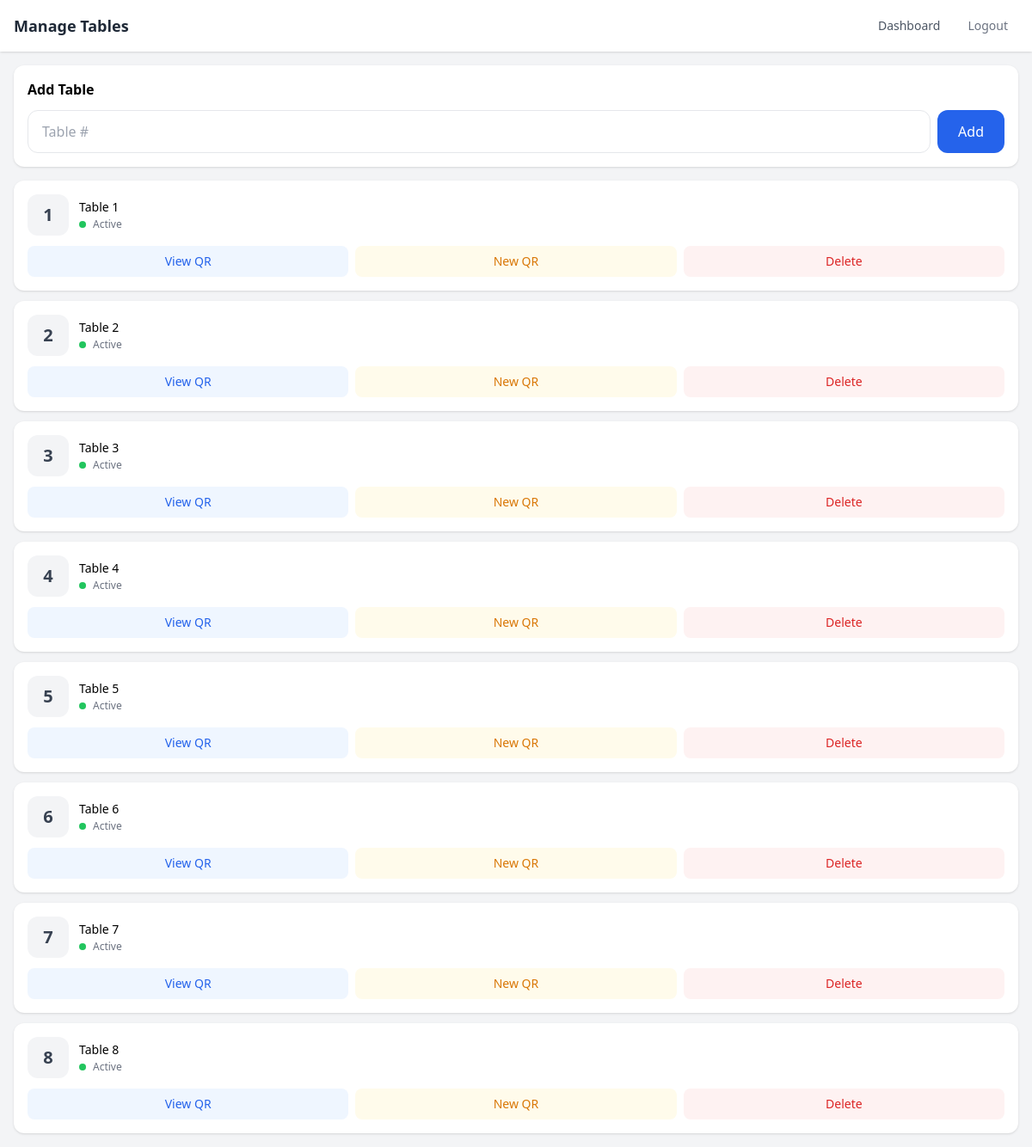
Page /admin/tables (signed in) on the committed database.
### app/models/table.py (models this page shows, shortened)
class Table(db.Model):
    __tablename__ = "tables"
    id = db.Column(db.Integer, primary_key=True)
    table_number = db.Column(db.Integer, unique=True, nullable=False)
    qr_token = db.Column(db.String(64), unique=True, nullable=False, index=True)
    is_active = db.Column(db.Boolean, default=True)
    waiter_called = db.Column(db.Boolean, default=False)
    orders = db.relationship("Order", backref="table", lazy="dynamic")

### app/blueprints/admin/routes.py (the view)
@admin_bp.route("/tables", methods=["GET", "POST"])
@login_required
@admin_required
def tables():
    form = TableForm()
    if form.validate_on_submit():
        table = create_table_with_qr(form.table_number.data)
        flash(f"Table {table.table_number} created with QR code", "success")
        return redirect(url_for("admin.tables"))
    tables = Table.query.order_by(Table.table_number).all()
    return render_template("admin/tables.html", tables=tables, form=form)

### app/blueprints/admin/forms.py
class TableForm(FlaskForm):
    table_number = IntegerField("Table Number", validators=[DataRequired(), NumberRange(min=1)])

### app/blueprints/admin/routes.py (called while the page is built)
def admin_required(f):
    @wraps(f)
    def decorated_function(*args, **kwargs):
        if not current_user.is_authenticated or current_user.role != "admin":
            abort(403)
        return f(*args, **kwargs)
    return decorated_function

### app/models/staff_user.py (called while the page is built)
@login_manager.user_loader
def load_user(user_id):
    return StaffUser.query.get(int(user_id))

### app/templates/admin/tables.html (shortened to what this page needs)
{% extends "base.html" %}
{% block content %}
<div class="min-h-screen bg-gray-100">
    <nav class="bg-white shadow safe-area-top">
        <div class="px-4 py-3 flex items-center justify-between">
            <h1 class="text-lg font-bold text-gray-800">Manage Tables</h1>
            <div class="flex items-center gap-2">
                <a href="/admin/" class="text-gray-600 text-sm px-3 py-2">Dashboard</a>
                <a href="/admin/logout" class="text-gray-500 text-sm px-3 py-2">Logout</a>
            </div>
        </div>
    </nav>
    <main class="px-4 py-4">
        <div class="bg-white rounded-xl shadow p-4 mb-4">
            <h2 class="text-base font-bold mb-3">Add Table</h2>
            <form method="POST" class="flex gap-2">
                {{ form.table_number(placeholder="Table #", class="flex-1 px-4 py-3 border rounded-xl focus:outline-none focus:ring-2 focus:ring-blue-500") }}
                <button type="submit" class="bg-blue-600 text-white px-6 py-3 rounded-xl font-medium active:bg-blue-700 active:scale-95 transition-all">
                    Add
                </button>
            </form>
        </div>
        <div class="space-y-3">
            {% for table in tables %}
            <div class="bg-white rounded-xl shadow p-4">
                <div class="flex items-center justify-between mb-3">
                    <div class="flex items-center gap-3">
                        <div class="w-12 h-12 bg-gray-100 rounded-xl flex items-center justify-center">
                            <span class="text-xl font-bold text-gray-700">{{ table.table_number }}</span>
                        </div>
                        <div>
                            <p class="font-medium text-sm">Table {{ table.table_number }}</p>
                            <div class="flex items-center gap-2 mt-0.5">
                                <span class="w-2 h-2 rounded-full {{ 'bg-green-500' if table.is_active else 'bg-red-500' }}"></span>
                                <span class="text-xs text-gray-500">{{ 'Active' if table.is_active else 'Inactive' }}</span>
                            </div>
                        </div>
                    </div>
                </div>
                <div class="flex gap-2">
                    <a href="/admin/tables/{{ table.id }}/qr"
                        class="flex-1 bg-blue-50 text-blue-600 py-2 rounded-lg text-sm font-medium text-center active:bg-blue-100 transition-all">
                        View QR
                    </a>
                    <form method="POST" action="/admin/tables/{{ table.id }}/regenerate" class="flex-1"
                        onsubmit="return confirm('Regenerate QR code?')">
                        <button type="submit" class="w-full bg-amber-50 text-amber-600 py-2 rounded-lg text-sm font-medium active:bg-amber-100 transition-all">
                            New QR
                        </button>
                    </form>
                    <form method="POST" action="/admin/tables/{{ table.id }}/delete" class="flex-1"
                        onsubmit="return confirm('Delete this table?')">
                        <button type="submit" class="w-full bg-red-50 text-red-600 py-2 rounded-lg text-sm font-medium active:bg-red-100 transition-all">
                            Delete
                        </button>
                    </form>
                </div>
            </div>
            {% endfor %}
        </div>
    </main>
</div>
{% endblock %}

### app/templates/base.html (style rules this page uses)
* { -webkit-tap-highlight-color: transparent; }
input, textarea, select { font-size: 16px !important; }

### rows in the picture
Table: table_number "1", is_active "Active"
Table: table_number "2", is_active "Active"
Table: table_number "3", is_active "Active"
Table: table_number "4", is_active "Active"
Table: table_number "5", is_active "Active"
Table: table_number "6", is_active "Active"
Table: table_number "7", is_active "Active"
Table: table_number "8", is_active "Active"
